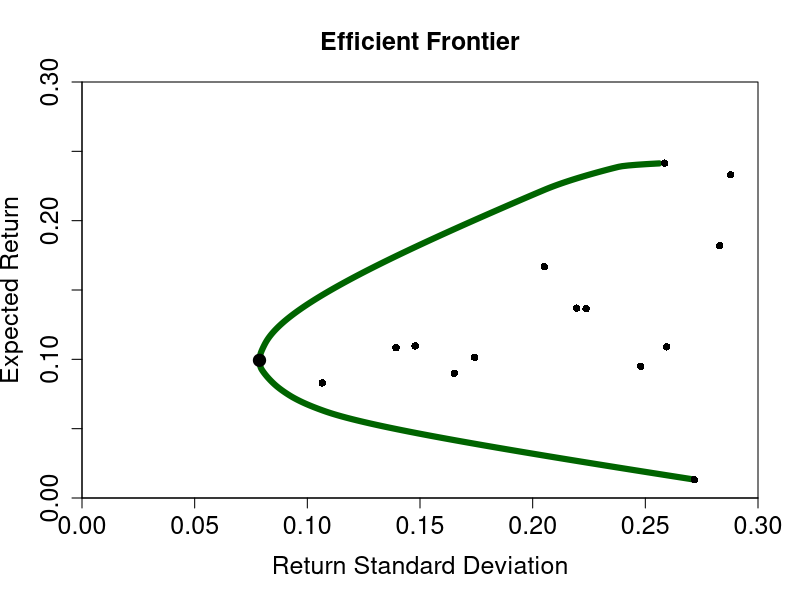

The R script that drew this image:

#########################################
# Prepare input data
#########################################

# Packages and working directory 
#-----------------------------------------------------------
library(quadprog)   # Load quadprog package
#getwd()            # Get working directory
#setwd("")          # Set working directory 
#-----------------------------------------------------------


# Import data
#-----------------------------------------------------------
# Save time series data from .csv file into a data frame
data <- read.csv2("./SMI_Stocks.csv", header = TRUE, sep =";", stringsAsFactors = FALSE, strip.white = TRUE)

# Convert the first column of the data frame to date format
data$Date <- as.Date(data$Date, "%d.%m.%Y")  

# Convert the second column of the data frame to numerical format
for(i in 2:length(data[1,])){data[,i] <- as.numeric(data[,i])}

# Display head and check structure (str) of the data frame
head(data)  
str(data)
#-----------------------------------------------------------


# Compute returns from prices
#-----------------------------------------------------------
# Clone data frame to store returns (instead of prices)
returns <- data                                

# Overwrite prices in first line with NAs
returns[1,2:length(returns[1,])] <- NA         

# Compute and store returns (columns 2 to 19)
for(j in 2:length(data[1,])){                   # Outer loop: columns
  for(i in 2:length(data[,1])){                 # Inner loop: rows
    returns[i,j] <- data[i,j]/data[i-1,j]-1  }} # Save returns to dataframe

# Check return data frame
head(returns)                                  
#-----------------------------------------------------------


# Estimate vector of mean returns
#-----------------------------------------------------------
# Number of assets (subtract date column)
N <- length(data[1,])-1                        

# Create vector to store mean returns for 20 stocks
MU <- rep(NA, N)                               

# Fill vector with mean returns
for(i in 2:length(returns[1,])){               
  MU[i-1] <- round(mean(returns[,i], na.rm = TRUE)*12,4)}
#-----------------------------------------------------------


# Estimate variance-covariance matrix
#-----------------------------------------------------------
# Na.omit for case-wise exclusion
SIGMA <- cov(na.omit(returns[,-1]))*12         

# Variances found on main diagonal
VAR <- diag(SIGMA)

# Compute return standard deviations (volatilities)
SD <- sqrt(VAR)
#-----------------------------------------------------------



##################
# Markowitz model 
##################

#### Prepare objects for optimization function ####
#### Objects are: dvec, Dmat, bvec, Amat
#-----------------------------------------------------------
# Use ?solve.QP to open help page and see notation of the target function 
?solve.QP # portfolio weights vector is "b"

# Define number and type of constraints
n <- 2 + N   # Total number of constraints (2 basic + N short-sale constraints)
meq <- 2     # First "meq" constraints treated as equalities

# dvec set to zero (we specify the target function in terms of the variance only)
dvec <- rep(0,N)    

# Amat includes left-hand-side values of the constraints; see **slide 14**
Amat <- matrix(NA, N, n)    # Create matrix to store the constraints
Amat[,1] <- MU              # (i)   w1*mu1 + w2*mu2 = mup (find minimum variance for a given mean)
Amat[,2] <- rep(1, N)       # (ii)  SUM(w_i) = 1          (budget constraint) 
for(i in 1:N){              # (iii) w_i >= 0              (short-sale constraints)
  constraint <- rep(0,N)    # Create vector with N zeros
  constraint[i] <- 1        # Set 1 for the short-sale constraints (w*1), 0 for unconstrained frontier
  Amat[,i+2] <- constraint}

# bvec includes right-hand-side values of the constraints (b0); see slide 14
# (must be indexed and run inside the loop)
#-----------------------------------------------------------


# Set range of portfolio means along which to minimize variance
#-----------------------------------------------------------
stepsize <- 0.0005                        # Stepsize for vector with fixed mean returns for optimization (first constraint)
mu_bar <- seq(min(MU),max(MU),stepsize)   # Fixed mean returns for optimization (first constraint) 
#mu_bar <- seq(0,1, stepsize)             # Use this for unconstrained frontier
#-----------------------------------------------------------

# Create objects to store efficient frontier
#-----------------------------------------------------------
w <- matrix(NA, N, length(mu_bar))        # Matrix for weights of efficient portfolios
w[,1:10]                                  # View first 10 columns of matrix w to see structure
mu <- rep(NA,length(mu_bar))              # Vector for means of efficient portfolios
sigma <- rep(NA,length(mu_bar))           # Vector for standard deviations of efficient portfolios
#-----------------------------------------------------------


#### Optimization for Efficient Frontier ####
# bvec = c(mu_bar[i], 1, rep(0,N))
# these contain the constrains from **page 14** of the lecture slides
#-----------------------------------------------------------
for(i in 1:length(mu_bar)) {
   w[,i] <- solve.QP(Dmat = SIGMA, 
                     dvec = dvec, 
                     Amat = Amat,
                     bvec = c(mu_bar[i], 1, rep(0,N)),
                     meq = meq)$solution
   mu[i] <- t(w[,i]) %*% MU
   sigma[i] <- sqrt(t(w[,i]) %*% SIGMA %*% w[,i])}
#-----------------------------------------------------------

# Find minimum variance portfolio
#-----------------------------------------------------------
min_var <- match(min(sigma, na.rm = TRUE), sigma)
# Look up the position of the smallest standard deviation 
# in the vector "sigma". This position index is stored as  
# scalar object "min_var"

min_var <- which.min(abs(min(sigma) - sigma)) 
#Alternative that finds closest value
#-----------------------------------------------------------



#########################################
# Plot the efficient frontier
#########################################

#png(file="placeholder.png",width=1000, height=1000, res = 200)
#-----------------------------------------------------------
plot(sigma, mu, type = "l", 
     lwd = 6, xlim = c(0,0.3), ylim = c(0,0.3),
     xaxs = "i", yaxs = "i", col = "darkgreen", 
     main = "Efficient Frontier", 
     xlab = "Return Standard Deviation", ylab = "Expected Return", 
     cex.axis = 1.5, cex.lab = 1.5, cex.main = 1.5)
points(SD, MU, pch = 16, cex = 1, lwd = 2, col = "black")
points(sigma[min_var], mu[min_var], pch = 19, cex = 1.5, lwd = 2, col = "black", bg = "darkgrey")
#dev.off()
#-----------------------------------------------------------
